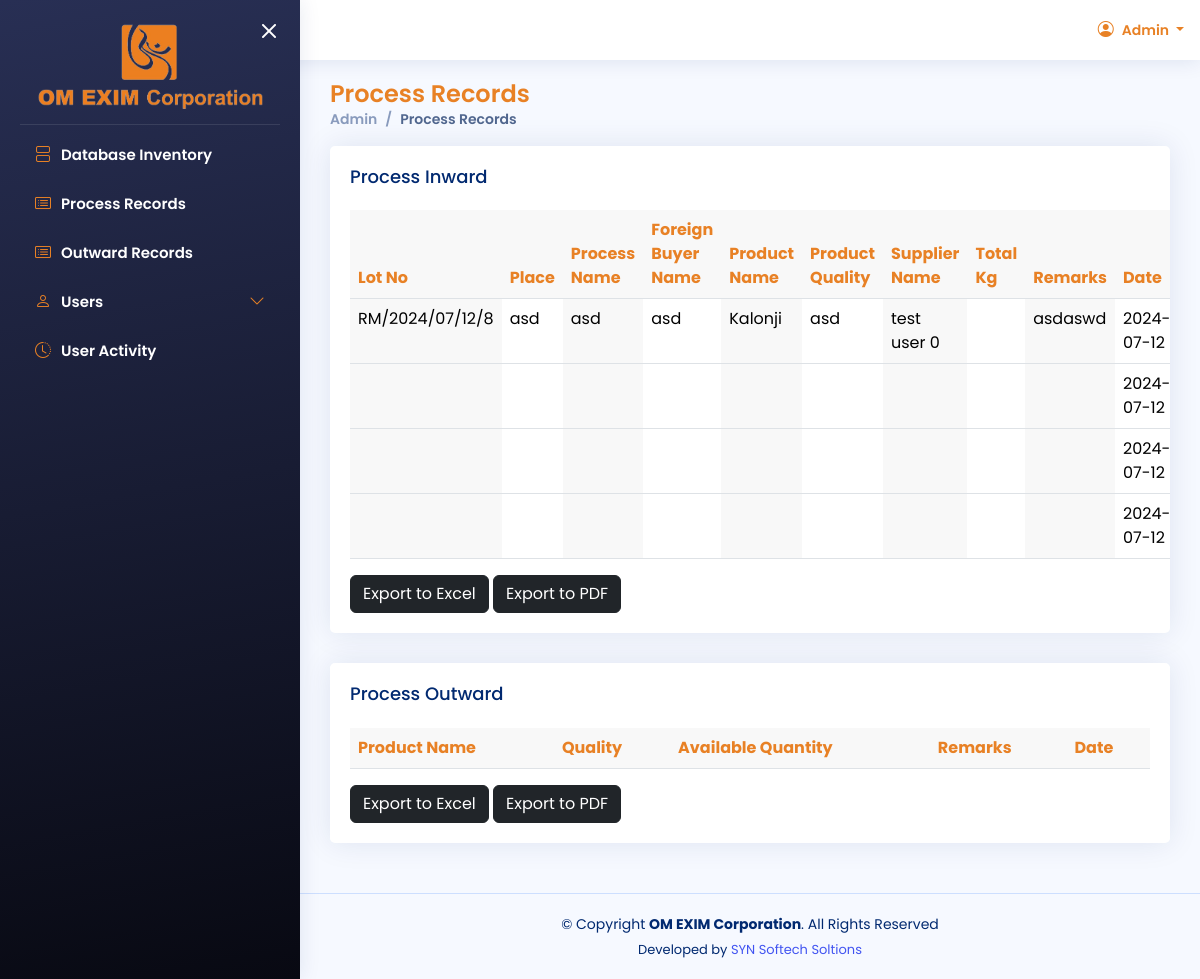
/admin/process-record-show.php (signed in), run on an earlier commit of the app's database.
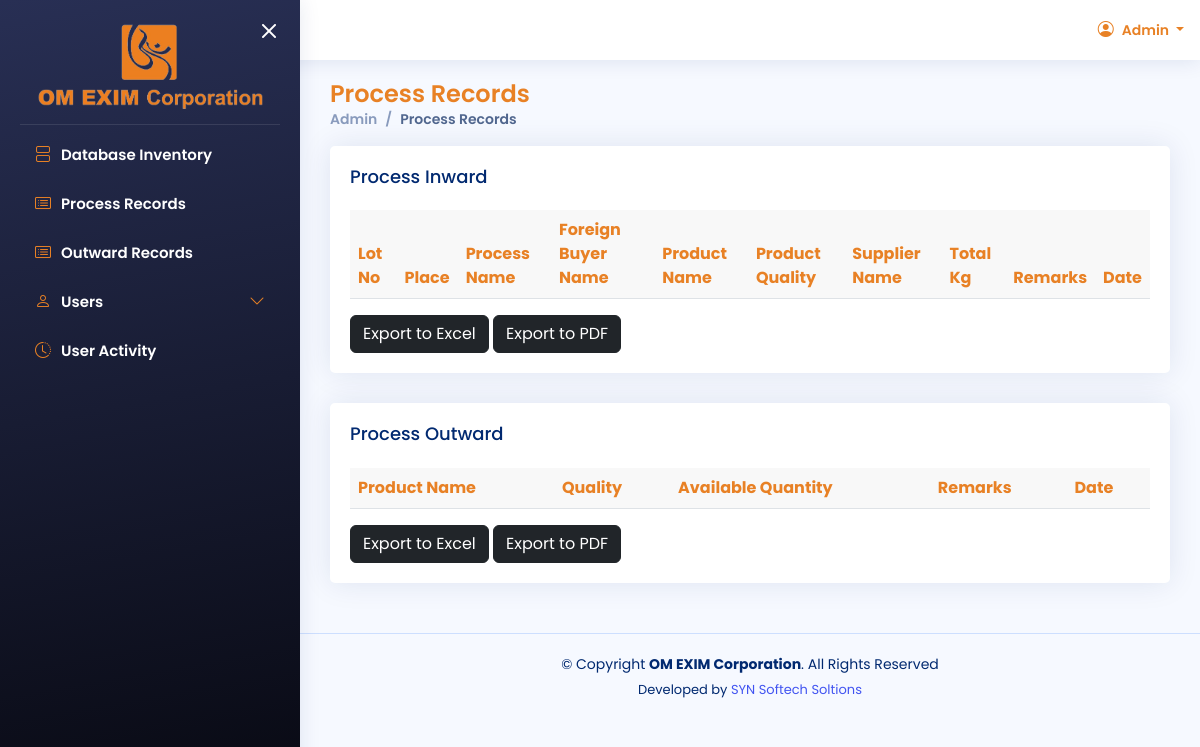
And on a later commit of the database.
### tables this page shows
CREATE TABLE IF NOT EXISTS `process_master` (
  `id` int(11) NOT NULL AUTO_INCREMENT,
  `place` text,
  `process_name` text,
  `foreign_buyer_name` text,
  `product_name` text,
  `weight_quality` text,
  `total_kg` text,
  `remarks` text,
  `date` text,
  `supplier_name` text,
  `lot_no` text,
  PRIMARY KEY (`id`)
);

### admin/process-record-show.php (the view, shortened to what this page needs)
<!DOCTYPE html>
<html lang="en">
<head>
  <?php
    include("config/head-data.php");
  ?>
</head>
<body>
<?php
include("layout/header.php");
include("layout/aside.php");
?>
  <main id="main" class="main">
  <div class="pagetitle">
        <h1>Process Records</h1>
        <nav>
        <ol class="breadcrumb">
          <li class="breadcrumb-item">Admin</li>
          <li class="breadcrumb-item active">Process Records</li>
        </ol>
      </nav>
    </div>
    <section class="section">
        <div class="row">
            <div class="col-lg-12">
                <div class="card">
                    <div class="card-body overflow-x-scroll">
                        <h5 class="card-title">Process Inward</h5>
                        <table id="processInwardTable" class="table datatable">
                            <thead>
                              <tr>
                                <th>Lot No</th>
                                <th>Place</th>
                                <th>Process Name</th>
                                <th>Foreign Buyer Name</th>
                                <th>Product Name</th>
                                <th>Product Quality</th>
                                <th>Supplier Name</th>
                                <th>Total Kg</th>
                                <th>Remarks</th>
                                <th>Date</th>
                              </tr>
                            </thead>
                            <tbody>
                                    <?php
                                        $sql2 = "SELECT * FROM process_master";
                                        $result = $conn->query($sql2);
                                        $data = array();
                                        while ($row = $result->fetch_assoc()) {
                                            $data[] = $row;
                                        }
                                        foreach ($data as $row) {
                                    ?>
                                        <tr>
                                            <td><?php echo $row["lot_no"] ?></td>
                                            <td><?php echo $row["place"] ?></td>
                                            <td><?php echo $row["process_name"] ?></td>
                                            <td><?php echo $row["foreign_buyer_name"] ?></td>
                                            <td><?php echo $row["product_name"] ?></td>
                                            <td><?php echo $row["weight_quality"] ?></td>
                                            <td><?php echo $row["supplier_name"] ?></td>
                                            <td><?php echo $row["total_kg"] ?></td>
                                            <td><?php echo $row["remarks"] ?></td>
                                            <td><?php echo $row["date"] ?></td>
                                        </tr>
                                        <?php
                                    }
                                  ?>
                        </table>
                        <button id="exportProcessInwardExcel" class="btn btn-dark"> Export to Excel</button>
                        <button id="exportProcessInwardPDF" class="btn btn-dark"> Export to PDF</button>
                    </div>
                </div>
            </div>
        </div>
    </section>
    <section class="section">
        <div class="row">
            <div class="col-lg-12">
                <div class="card">
                    <div class="card-body overflow-x-scroll">
                        <h5 class="card-title">Process Outward</h5>
                        <table id="processOutwardTable" class="table datatable">
                            <thead>
                              <tr>
                              <th>Product Name</th>
                              <th>Quality</th>
                              <th>Available Quantity</th>
                              <th>Remarks</th>
                              <th>Date</th>
                              </tr>
                            </thead>
                        </table>
                        <button id="exportProcessOutwardExcel" class="btn btn-dark"> Export to Excel</button>
                        <button id="exportProcessOutwardPDF" class="btn btn-dark"> Export to PDF</button>
                    </div>
                </div>
            </div>
        </div>
    </section>
  </main>
<?php
  include("layout/footer.php");
?>
</body>
</html>

### admin/config/head-data.php (shortened to what this page needs)
<link href="../assets/vendor/bootstrap/css/bootstrap.min.css" rel="stylesheet">
<link href="../assets/vendor/bootstrap-icons/bootstrap-icons.css" rel="stylesheet">
<link href="../assets/vendor/boxicons/css/boxicons.min.css" rel="stylesheet">
<link href="../assets/vendor/quill/quill.snow.css" rel="stylesheet">
<link href="../assets/vendor/quill/quill.bubble.css" rel="stylesheet">
<link href="../assets/vendor/remixicon/remixicon.css" rel="stylesheet">
<link href="../assets/vendor/simple-datatables/style.css" rel="stylesheet">
<link href="../assets/css/style.css" rel="stylesheet">
<link href="../assets/css/custome.css" rel="stylesheet">

### admin/layout/header.php (shortened to what this page needs)
<header id="header" class="header fixed-top d-flex align-items-center">
  <nav class="header-nav ms-auto">
    <ul class="d-flex align-items-center">
      <li class="nav-item dropdown pe-3">
        <a class="nav-link nav-profile d-flex align-items-center pe-0" href="#" data-bs-toggle="dropdown">
          <i class="rounded-circle bi bi-person-circle"></i>
          <span class="d-md-block dropdown-toggle ps-2">
          Admin
          </span>
        </a>
      </li>
    </ul>
  </nav>
</header>

### admin/layout/aside.php (shortened to what this page needs)
<aside id="sidebar" class="sidebar">
  <ul class="sidebar-nav" id="sidebar-nav">
  <i class="bi bi-x toggle-sidebar-btn my-sidebar-btn"></i>
  <img style="padding-bottom: 15px; border-bottom: 1px solid #ffffff1a;" src="../assets/img/logop.png" class="img-fluid mb-2" style="width:250px;height:80px;" alt="">
    <li class="nav-item">
      <a class="nav-link collapsed" href="inventory-show.php">
        <i class="bi bi-view-stacked"></i>
        <span>Database Inventory</span>
      </a>
    </li>
    <li class="nav-item">
      <a class="nav-link collapsed" href="process-record-show.php">
        <i class="bi bi-card-list"></i>
        <span>Process Records</span>
      </a>
    </li>
    <li class="nav-item">
      <a class="nav-link collapsed" href="outward-record-show.php">
        <i class="bi bi-card-list"></i>
        <span>Outward Records</span>
      </a>
    </li>
    <li class="nav-item">
      <a class="nav-link collapsed" data-bs-target="#users-nav" data-bs-toggle="collapse" href="#">
        <i class="bi bi-person"></i><span>Users</span><i class="bi bi-chevron-down ms-auto"></i>
      </a>
    </li>
    <li class="nav-item">
      <a class="nav-link collapsed" href="user-activity.php">
        <i class="bi bi-clock-history"></i>
        <span>User Activity</span>
      </a>
    </li>
  </ul>
</aside>

### admin/layout/footer.php
<footer id="footer" class="footer">
  <div class="copyright">
    &copy; Copyright <strong><span>OM EXIM Corporation</span></strong>. All Rights Reserved
  </div>
  <div class="credits">
    Developed by <a href="#" >SYN Softech Soltions</a>
  </div>
</footer>

### assets/css/style.css (style rules this page uses)
.datatable th { color:#e88125 !important; background-color: rgb(220,220,220, 0.2) !important; }
.sidebar .my-sidebar-btn { position:absolute; top:8px; right: 15px; color: white !important; }
:root { scroll-behavior: smooth; }
body { font-family: "Open Sans", sans-serif; background: #f6f9ff; color: #444444; }
a { color: #4154f1; text-decoration: none; }
h1, h2, h3, h4, h5, h6 { font-family: "Nunito", sans-serif; }
#main { margin-top: 60px; padding: 20px 30px; transition: all 0.3s; }
.pagetitle { margin-bottom: 10px; }
.pagetitle h1 { font-size: 24px; margin-bottom: 0; font-weight: 600; color: #012970; }
.card { margin-bottom: 30px; border: none; border-radius: 5px; box-shadow: 0px 0 30px rgba(1, 41, 112, 0.1); }
.card-title { padding: 20px 0 15px 0; font-size: 18px; font-weight: 500; color: #012970; font-family: "Poppins", sans-serif; }
.card-body { padding: 0 20px 20px 20px; }
.breadcrumb { font-size: 14px; font-family: "Nunito", sans-serif; color: #899bbd; font-weight: 600; }
.breadcrumb .breadcrumb-item::before { color: #899bbd; }
.breadcrumb .active { color: #51678f; font-weight: 600; }
.header { transition: all 0.5s; z-index: 997; height: 60px; box-shadow: 0px 2px 20px rgba(1, 41, 112, 0.1); background-color: #fff; padding-left: 20px; }
.header span,h6,i { color: #e88125 !important; }
.header .toggle-sidebar-btn, .sidebar .toggle-sidebar-btn { font-size: 32px; padding-left: 10px; cursor: pointer; color: #012970; }
.header-nav ul { list-style: none; }
.header-nav>ul { margin: 0; padding: 0; }
.header-nav .nav-profile { color: #012970; }
.header-nav .nav-profile span { font-size: 14px; font-weight: 600; }
.sidebar { position: fixed; top: 0px !important; left: 0; bottom: 0; width: 300px; z-index: 999999; transition: all 0.3s; padding: 20px; scrollbar-width: thin; scrollbar-color: #aab7cf transparent; box-shadow: 0px 0px 20px rgba(1, 41, 112, 0.1); background: rgb(40,47,84); background: linear-gradient(170deg, rgba(40,47,84,1) 0%, rgba(8,9,18,1) 100%); }
@media (min-width: 1200px) { #main, #footer { margin-left: 300px; } }
.sidebar-nav { padding: 0; margin: 0; list-style: none; }
.sidebar-nav li { padding: 0; margin: 0; list-style: none; }
.sidebar-nav .nav-item { margin-bottom: 5px; }
.sidebar span { color: white !important; }
.sidebar-nav .nav-link { display: flex; align-items: center; font-size: 15px; font-weight: 600; color: #4154f1; transition: 0.3; padding: 10px 15px; border-radius: 4px; }
.sidebar-nav .nav-link i { font-size: 16px; margin-right: 10px; color: #4154f1; }
.sidebar-nav .nav-link.collapsed { color: white; }
.sidebar-nav .nav-link.collapsed i { color: #899bbd; }
.sidebar-nav .nav-link .bi-chevron-down { margin-right: 0; transition: transform 0.2s ease-in-out; }
.footer { padding: 20px 0; font-size: 14px; transition: all 0.3s; border-top: 1px solid #cddfff; }
.footer .copyright { text-align: center; color: #012970; }
.footer .credits { padding-top: 5px; text-align: center; font-size: 13px; color: #012970; }
.datatable td:nth-child(odd) { background-color: rgb(220,220,220, 0.2) !important; }

### assets/css/custome.css (style rules this page uses)
* { margin: 0;padding: 0;box-sizing: border-box; font-family: "Poppins", sans-serif !important; }
.pagetitle h1 { color: #e88125 !important; }

What changed in the data, as far as the page shows it:
removed process_master: lot_no "RM/2024/07/12/8", place "asd", process_name "asd", foreign_buyer_name "asd", product_name "Kalonji", weight_quality "asd", supplier_name "test user 0", remarks "asdaswd", date "2024-07-12"
removed process_master: date "2024-07-12"
removed process_master: date "2024-07-12"
removed process_master: date "2024-07-12"
